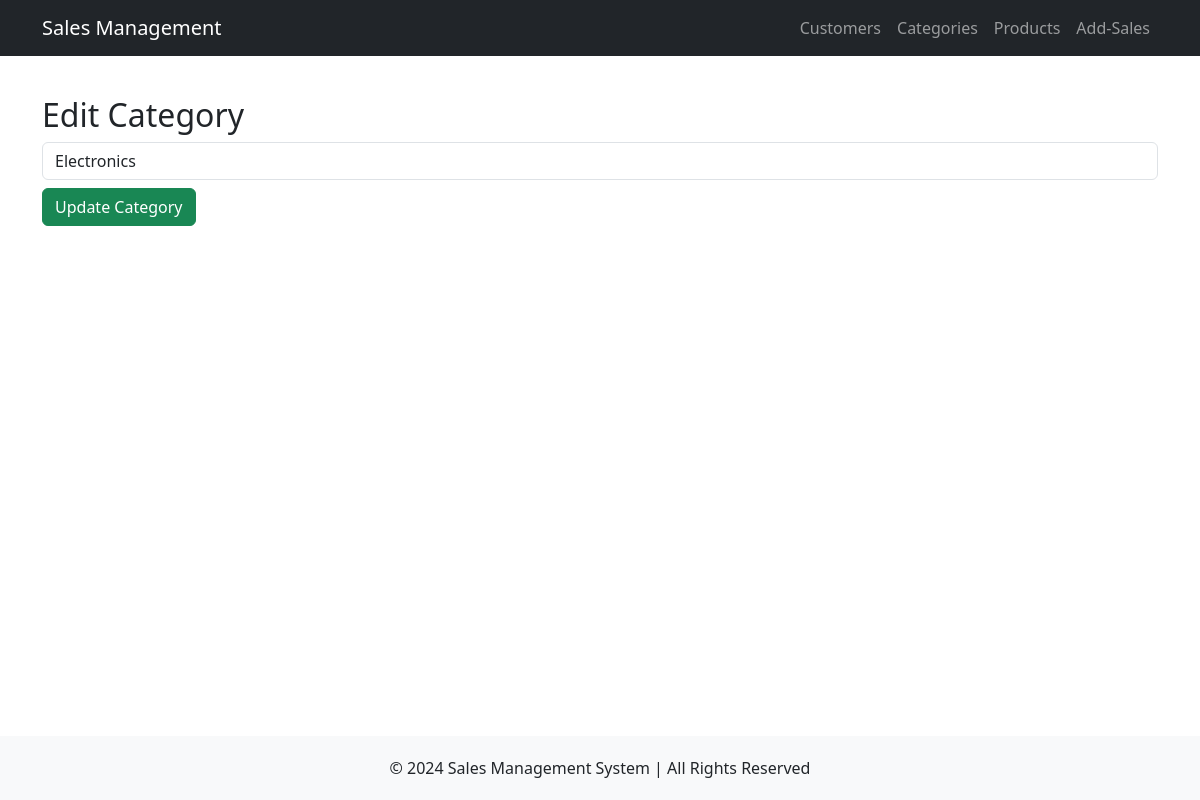
Before: /edit_category/1 with the older database file.
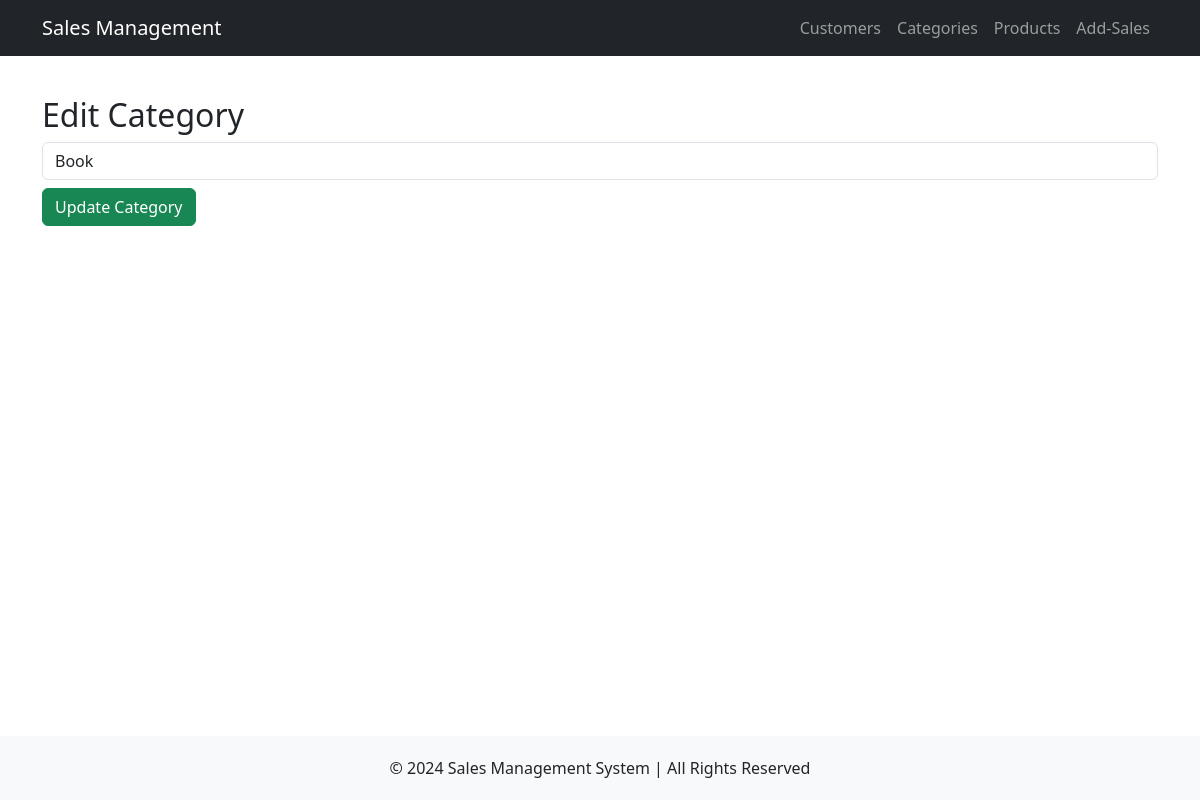
After: the same page with the newer database file.
### tables this page shows
CREATE TABLE Product_categories (
    proc_id INTEGER PRIMARY KEY AUTOINCREMENT,
    name TEXT NOT NULL UNIQUE
);

### routes/product_categories.py (the view, shortened to what this page needs)
@category_bp.route('/edit_category/<int:proc_id>', methods=['GET', 'POST'])
def edit_category(proc_id):
    try:
        conn = get_db_connection()
        category = conn.execute('SELECT * FROM Product_categories WHERE proc_id = ?', (proc_id,)).fetchone()
        conn.close()
        return render_template('edit_category.html', category=category)
    except Exception as e:
        flash(f"Error updating category: {str(e)}", 'danger')
        return redirect(url_for('caregory_bp.categories'))

### routes/product_categories.py (called while the page is built)
def get_db_connection():
    conn = sqlite3.connect(DATABASE)
    conn.row_factory = sqlite3.Row
    return conn

### templates/edit_category.html
{% extends 'base.html' %}
{% block content %}
    <h2>Edit Category</h2>
    <form action='/edit_category/{{ category["proc_id"] }}' method='post'>
        <input type='text' name='name' value='{{ category["name"] }}' required class='form-control mb-2'>
        <button type='submit' class='btn btn-success'>Update Category</button>
    </form>
{% endblock %}

Changed rows visible on the page:
changed Product_categories: name "Electronics" → "Book"
